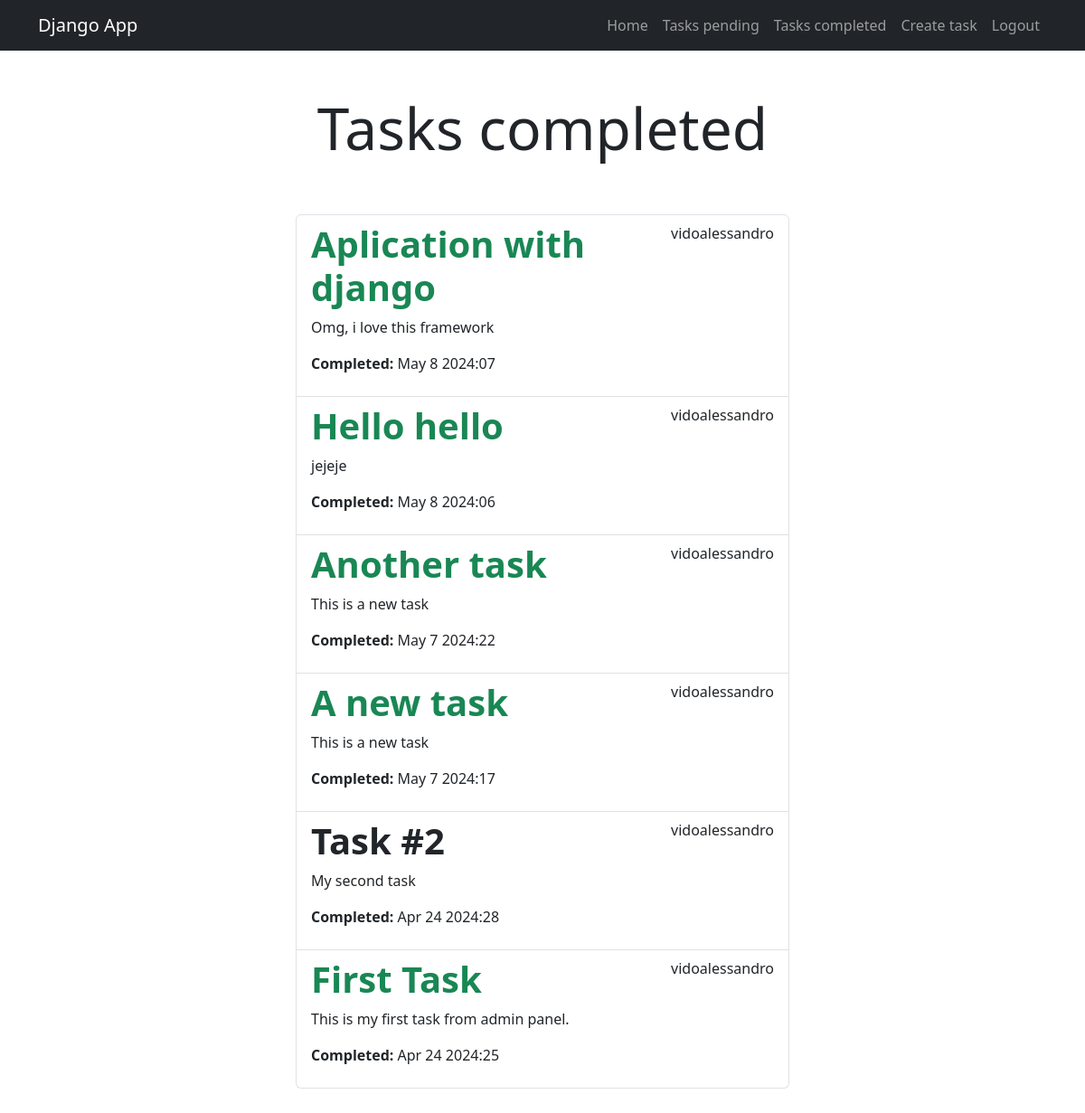
/tasks_completed/ (signed in), run on an earlier commit of the app's database.
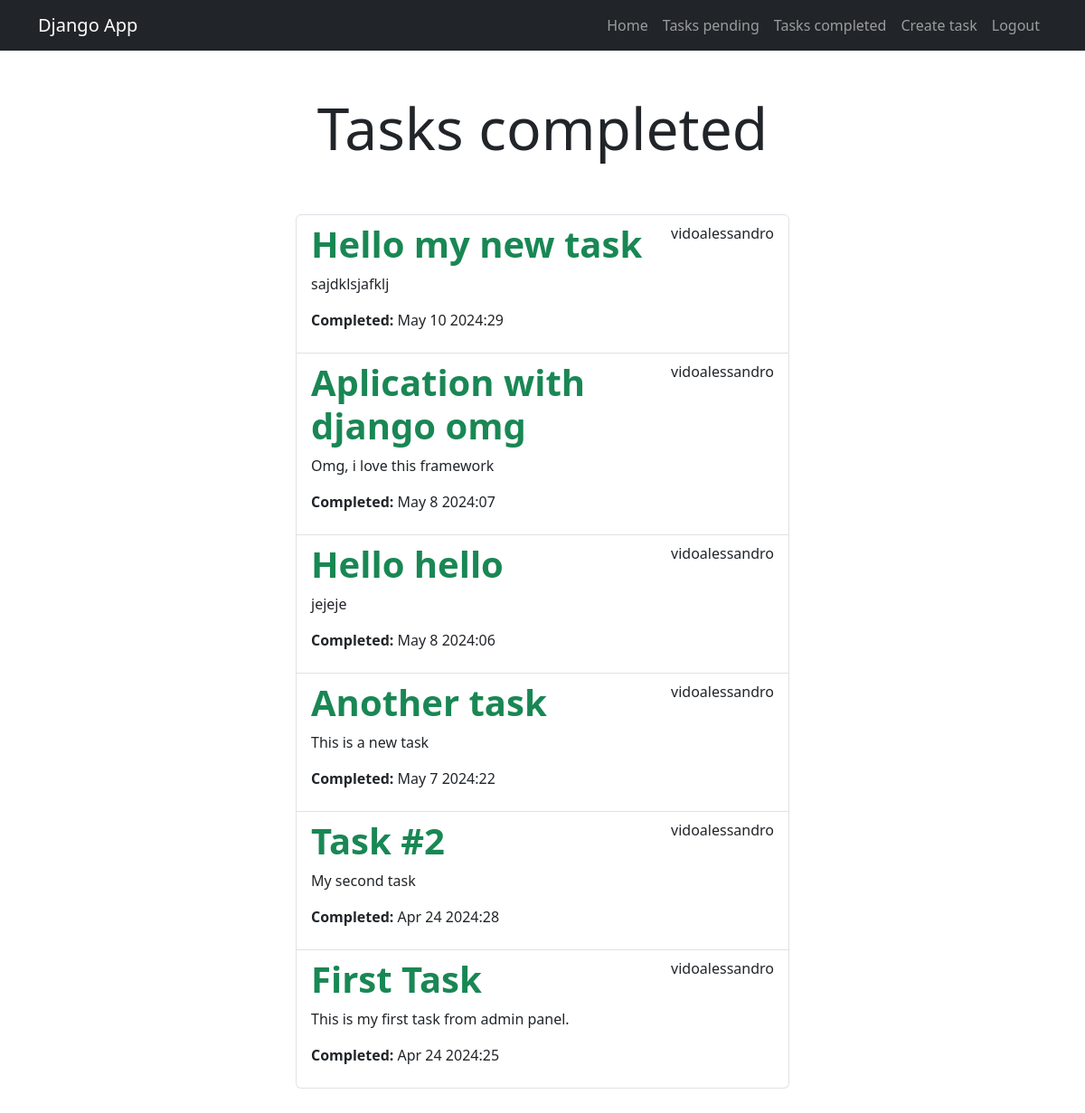
And on a later commit of the database.
### tasks/models.py (models this page shows, shortened)
class Tasks(models.Model):
    title = models.CharField(max_length=100)
    description = models.TextField(blank=True)
    created = models.DateTimeField(auto_now_add=True)
    datecompleted = models.DateTimeField(null=True)
    important = models.BooleanField(default=False)
    user = models.ForeignKey(User, on_delete=models.CASCADE)

### tasks/views.py (the view)
# urls.py: path('tasks_completed/', views.tasks_completed, name='tasks_completed'),
@login_required
def tasks_completed(request):
    tasks = Tasks.objects.filter(user=request.user, datecompleted__isnull=False).order_by('-datecompleted')
    condition = 'completed'
    return render(request, 'tasks.html', {
        'tasks': tasks,
        'condition': condition,
    })

### tasks/templates/tasks.html
{% extends 'base.html' %}
{% block content %}
    <main class="container pb-5">
        <div class="row">
            <div class="col-md-6 offset-md-3">
                <h1 class="text-center display-3 py-5">Tasks {{condition}}</h1>
                <ul class="list-group">
                    {% for task in tasks %}
                        <a class="list-group-item" href="{% url 'task_detail' task.id %}">
                            <header class="d-flex justify-content-between">
                                {% if task.important %}
                                    <h1 class="fw-bold text-success">{{task.title}}</h1>
                                    <p>{{task.user.username}}</p>
                                {% else %}
                                    <h1 class="fw-bold">{{task.title}}</h1>
                                    <p>{{task.user.username}}</p>
                                {% endif %}
                            </header>
                            <p>{{task.description}}</p>
                            <p> <strong>Completed:  </strong> {{completed}} {{task.datecompleted|date:'M j Y:i'}}</p>
                        </a>
                    {% endfor %}
                </ul>
            </div>
        </div>
    </main>
{% endblock %}

### tasks/templates/base.html (shortened to what this page needs)
<!DOCTYPE html>
<html lang="en">
<head>
    <link rel="stylesheet" href="https://cdn.jsdelivr.net/npm/bootstrap@5.3.3/dist/css/bootstrap.min.css">
</head>
<body>
    <nav class="navbar navbar-expand-lg bg-dark navbar-dark">
        <div class="container">
          <a class="navbar-brand" href="/">Django App</a>
          <div class="collapse navbar-collapse" id="navbarNav">
            <ul class="navbar-nav ms-auto">
                <li class="nav-item">
                    <a class="nav-link" href="/">Home</a>
                </li>
                {% if user.is_authenticated %}
                    <li class="nav-item">
                        <a class="nav-link" href="{% url 'tasks' %}">Tasks pending</a>
                    </li>
                    <li class="nav-item">
                        <a class="nav-link" href="{% url 'tasks_completed' %}">Tasks completed</a>
                    </li>
                    <li class="nav-item">
                        <a class="nav-link" href="/tasks/create">Create task</a>
                    </li>
                    <li class="nav-item">
                        <a class="nav-link" href="/logout">Logout</a>
                    </li>
                {% endif %}
            </ul>
          </div>
        </div>
    </nav>
    {% block content %}
    {% endblock %}
</body>
</html>

What changed in the data, as far as the page shows it:
removed Tasks: title "A new task", user.username "vidoalessandro", description "This is a new task", datecompleted "May 7 2024:17"
added Tasks: title "Hello my new task", user.username "vidoalessandro", description "sajdklsjafklj", datecompleted "May 10 2024:29"
changed Tasks "Omg, i love this framework": title "Aplication with django" → "Aplication with django omg"
changed Tasks "Task #2": important False → True (drawn)
